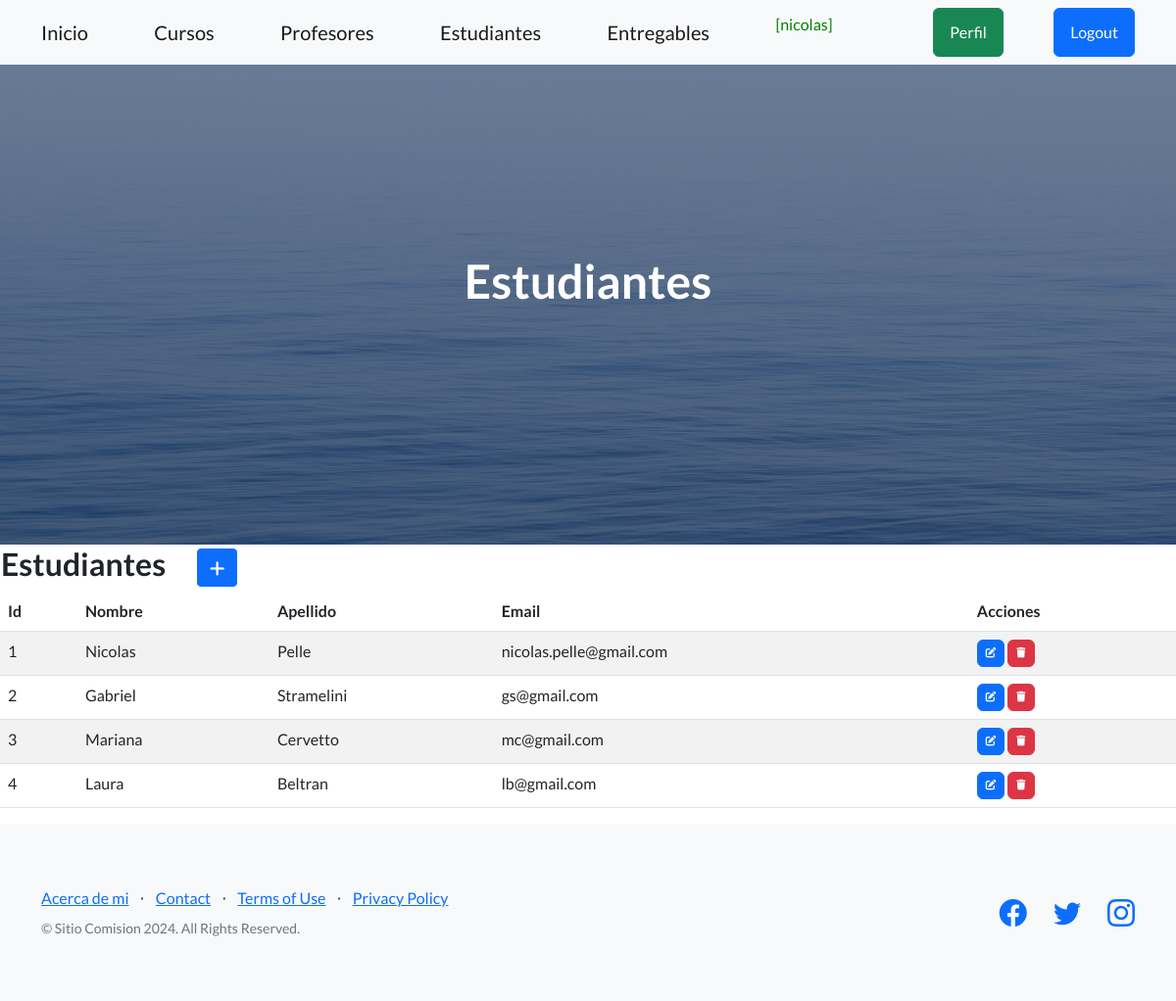
Screenshot of /estudiantes/ (signed in) with the database file from the repository.
### aplicacion/models.py (models this page shows, shortened)
class Estudiante(models.Model):
    nombre = models.CharField(max_length=60)
    apellido = models.CharField(max_length=60)
    email = models.EmailField()

### aplicacion/views.py (the view)
# urls.py: path('estudiantes/', EstudianteList.as_view(), name="estudiantes"),
class EstudianteList(LoginRequiredMixin, ListView):
    model = Estudiante

### aplicacion/templates/aplicacion/estudiante_list.html (shortened to what this page needs)
{% extends "aplicacion/index.html" %}
{% block titulo %}
<h1 class="mb-5">Estudiantes</h1>
{% endblock titulo %}
{% block contenido %}
<table>
    <tr>
        <td width="200"><h2>Estudiantes</h2></td>
        <td>
            <a
            href="{% url 'estu_create' %}"
            class="btn btn-primary btn-sm"
            >
            </a>
        </td>
    </tr>
</table>
<table class="table table-striped">
    <thead>
        <tr>
            <th>Id</th>
            <th>Nombre</th>
            <th>Apellido</th>
            <th>Email</th>
            <th>Acciones</th>
        </tr>
    </thead>
    <tbody>
    {% for e in estudiante_list  %}
        <tr>
            <td>{{ e.id }}</td>
            <td>{{ e.nombre }}</td>
            <td>{{ e.apellido }}</td>
            <td>{{ e.email }}</td>
            <td>
                <a
                  href="{% url 'estu_update' e.id %}"
                  class="btn btn-primary"
                  style="--bs-btn-padding-y: .25rem; --bs-btn-padding-x: .5rem; --bs-btn-font-size: .75rem;"
                  >
                </a>
                <a
                  href="{% url 'estu_delete' e.id %}"
                  class="btn btn-danger"
                  style="--bs-btn-padding-y: .25rem; --bs-btn-padding-x: .5rem; --bs-btn-font-size: .75rem;"
                  >
                </a>
            </td>
        </tr>
    {% endfor %}
    </tbody>
</table>
{% endblock contenido %}

### aplicacion/templates/aplicacion/index.html (shortened to what this page needs)
<!DOCTYPE html>
<html lang="en">
    <head>
        {% load static %}
        <link href="https://cdn.jsdelivr.net/npm/bootstrap-icons@1.5.0/font/bootstrap-icons.css" rel="stylesheet" type="text/css" />
        <link href="{% static  'css/styles.css' %}" rel="stylesheet" />
        <link rel="stylesheet" href="https://cdnjs.cloudflare.com/ajax/libs/font-awesome/6.4.0/css/all.min.css">
    </head>
    <body>
        <nav class="navbar navbar-light bg-light static-top">
            <div class="container">
                <a class="navbar-brand" href="{% url 'home' %}">Inicio</a>
                {% if  user.is_authenticated %}
                    <a class="navbar-brand" href="{% url 'cursos' %}">Cursos</a>
                    <a class="navbar-brand" href="{% url 'profesores' %}">Profesores</a>
                    <a class="navbar-brand" href="{% url 'estudiantes' %}">Estudiantes</a>
                    <a class="navbar-brand" href="{% url 'entregables' %}">Entregables</a>
                    <p style="color:green">[{{user.username}}]</p>
                    <a class="btn btn-success" href="{% url 'perfil' %}">Perfil</a>
                    <a class="btn btn-primary" href="{% url 'logout' %}">Logout</a>
                {% else %}
                    <a class="btn btn-primary" href="{% url 'login' %}">Login</a>
                    <a class="btn btn-success" href="{% url 'registrar' %}">Registrarse</a>
                {% endif %}
            </div>
        </nav>
        <header class="masthead">
            <div class="container position-relative">
                <div class="row justify-content-center">
                    <div class="col-xl-6">
                        <div class="text-center text-white">
                            {% block titulo %}{% endblock titulo %}
                        </div>
                    </div>
                </div>
            </div>
        </header>
        {% block contenido %}
        {% endblock contenido %}
        <footer class="footer bg-light">
            <div class="container">
                <div class="row">
                    <div class="col-lg-6 h-100 text-center text-lg-start my-auto">
                        <ul class="list-inline mb-2">
                            <li class="list-inline-item"><a href="{% url 'acerca_de_mi' %}">Acerca de mi</a></li>
                            <li class="list-inline-item">⋅</li>
                            <li class="list-inline-item"><a href="#!">Contact</a></li>
                            <li class="list-inline-item">⋅</li>
                            <li class="list-inline-item"><a href="#!">Terms of Use</a></li>
                            <li class="list-inline-item">⋅</li>
                            <li class="list-inline-item"><a href="#!">Privacy Policy</a></li>
                        </ul>
                        <p class="text-muted small mb-4 mb-lg-0">&copy; Sitio Comision 2024. All Rights Reserved.</p>
                    </div>
                    <div class="col-lg-6 h-100 text-center text-lg-end my-auto">
                        <ul class="list-inline mb-0">
                            <li class="list-inline-item me-4">
                                <a href="#!"><i class="bi-facebook fs-3"></i></a>
                            </li>
                            <li class="list-inline-item me-4">
                                <a href="#!"><i class="bi-twitter fs-3"></i></a>
                            </li>
                            <li class="list-inline-item">
                                <a href="#!"><i class="bi-instagram fs-3"></i></a>
                            </li>
                        </ul>
                    </div>
                </div>
            </div>
        </footer>
    </body>
</html>

### rows the page displays
Estudiante: id "1", nombre "Nicolas", apellido "Pelle", email "nicolas.pelle@gmail.com"
Estudiante: id "2", nombre "Gabriel", apellido "Stramelini", email "gs@gmail.com"
Estudiante: id "3", nombre "Mariana", apellido "Cervetto", email "mc@gmail.com"
Estudiante: id "4", nombre "Laura", apellido "Beltran", email "lb@gmail.com"

### other values shown
{{ user.username }} "nicolas"
